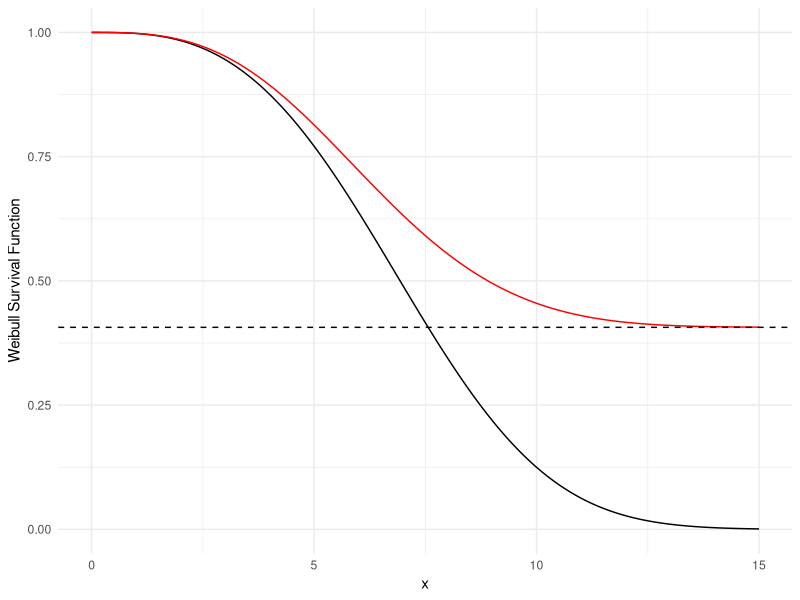
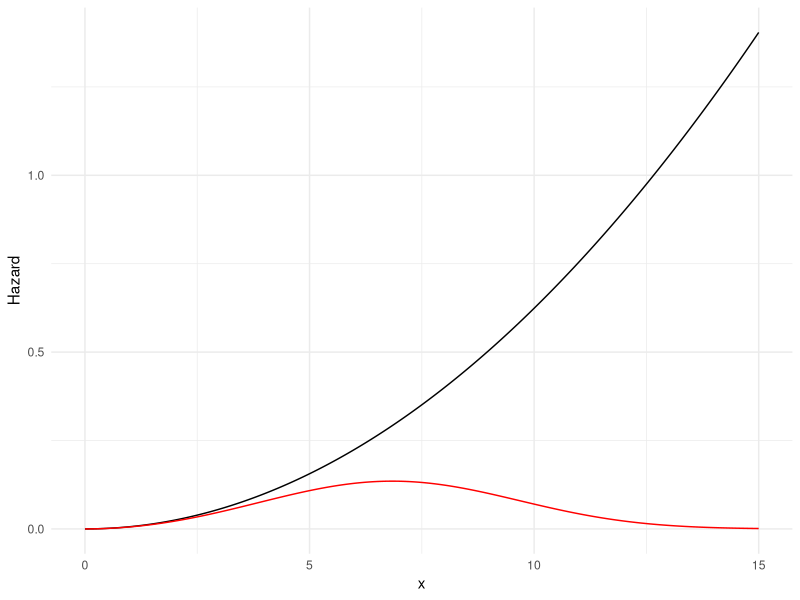

The R source for these figures, in order:
## ---- chunk 1
knitr::opts_chunk$set(echo = TRUE)
## ---- chunk 2
library(magrittr)
library(tidyverse)
s_w = function(x, lambda, alpha) exp(-lambda*x^alpha)
s_w2 = function(x, lambda, alpha) exp(-.9*(1-exp(-lambda*x^alpha)))
tibble(x=seq(0,15,by = .01),y=s_w(x = seq(0,15,by = .01), lambda = 0.00208, alpha = 3),
       y2 = s_w2(x = seq(0,15,by = .01), lambda = 0.00208, alpha = 3)) %>% 
  ggplot() + geom_line(aes(x=x,y=y)) + 
  geom_line(aes(x=x,y=y2), color = "red") + 
  geom_hline(yintercept = exp(-.9),linetype = "dashed")+
  theme_minimal() + ylab("Weibull Survival Function") + xlab("x")
## ---- chunk 3

h_x = function(x, lambda, alpha) alpha*lambda*x^(alpha-1)
h_x2 = function(x, lambda, alpha) alpha*lambda*x^(alpha-1)*exp(-lambda*x^alpha)*.9
tibble(x=seq(0,15,by = .01),y=h_x(x = seq(0,15,by = .01), lambda = 0.00208, alpha = 3),
       y2 =h_x2(x = seq(0,15,by = .01), lambda = 0.00208, alpha = 3)) %>% ggplot()+ geom_line(aes(x=x,y=y)) + 
  geom_line(aes(x=x,y=y2), color = "red") + 
  theme_minimal() + ylab("Hazard") + xlab("x")
